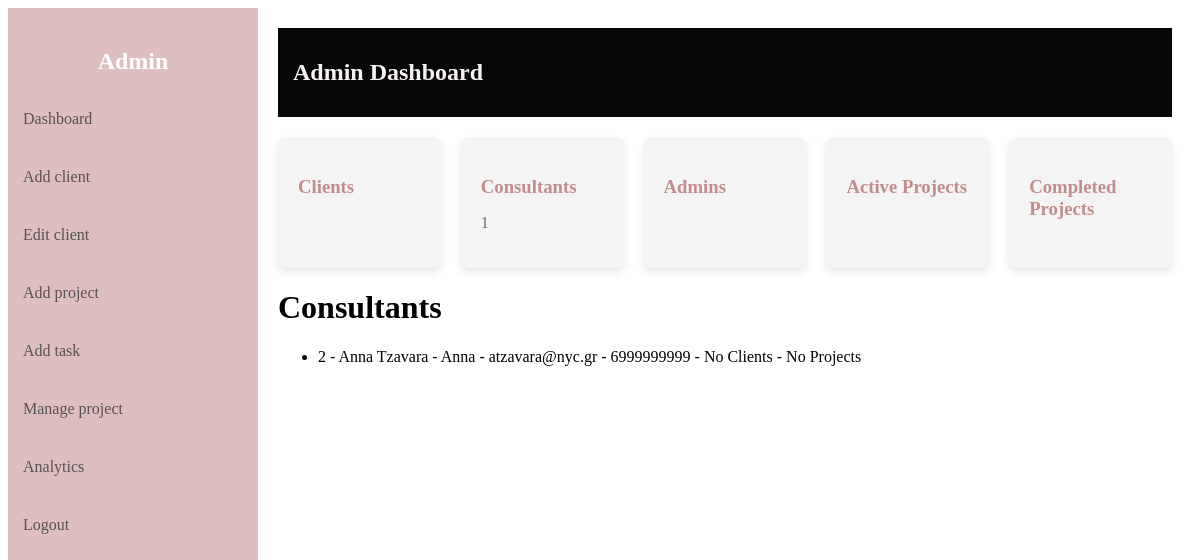
The page /consultants/list (signed in) on the database as committed earlier.
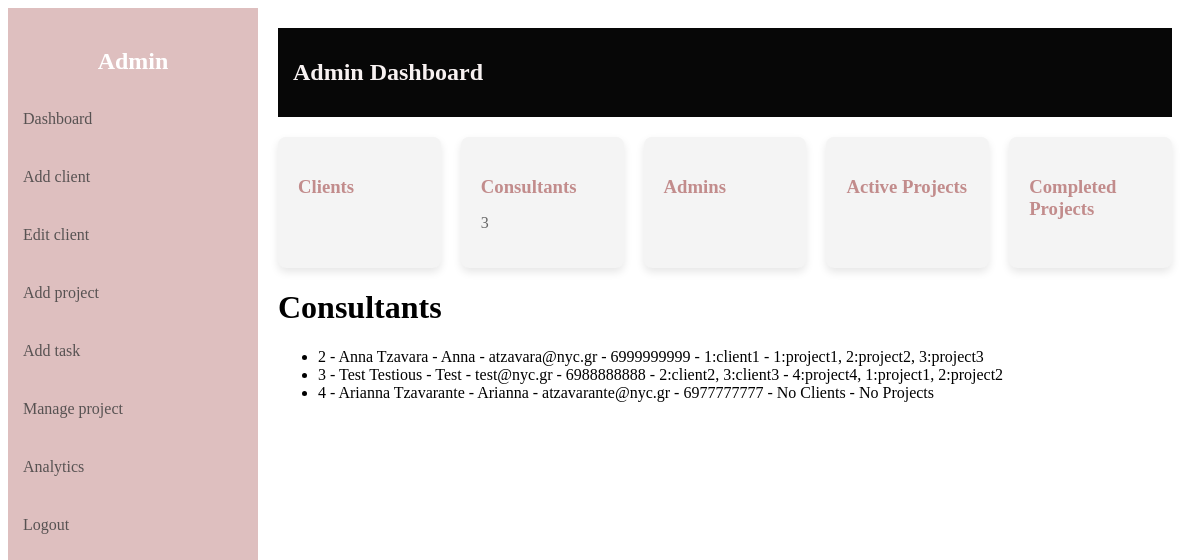
The same page on the database as committed later.
### server.py (models this page shows)
class User(UserMixin, db.Model):
    id = db.Column(db.Integer, primary_key=True)
    fullname = db.Column(db.String(150), nullable=False)
    username = db.Column(db.String(80), unique=True, nullable=False)
    email = db.Column(db.String(120), unique=True, nullable=False)
    phone = db.Column(db.String(10), unique=True, nullable=False)
    password = db.Column(db.String(200), nullable=False)
    role = db.Column(db.String(20), nullable=False, default='consultant')
    clients = db.relationship('Client', back_populates='consultant')
    projects = db.relationship('Project', secondary=project_consultants, back_populates='consultants')
    tasks = db.relationship('Task', back_populates='consultant')

class Client(db.Model):
    id = db.Column(db.Integer, primary_key=True)
    name = db.Column(db.String(150), nullable=False)
    email = db.Column(db.String(120), unique=True, nullable=False)
    phone = db.Column(db.String(10), unique=True, nullable=False)
    address = db.Column(db.String(200), nullable=False)
    ssn = db.Column(db.String(11), unique=True, nullable=False)
    postalcode = db.Column(db.String(10), nullable=False)
    notes = db.Column(db.String(500), nullable=True)
    consultant_id = db.Column(db.Integer, db.ForeignKey('user.id'), nullable=True)
    consultant = db.relationship('User', back_populates='clients')
    projects = db.relationship('Project', back_populates='client')

class Project(db.Model):
    id = db.Column(db.Integer, primary_key=True)
    name = db.Column(db.String(150), nullable=False)
    client_id = db.Column(db.Integer, db.ForeignKey('client.id'), nullable=False)
    deadline = db.Column(db.Date, nullable=True)
    description = db.Column(db.String(500), nullable=True)
    status = db.Column(db.String(20), default="To Do", nullable=False)
    consultants = db.relationship('User', secondary=project_consultants, back_populates='projects')
    client = db.relationship('Client', back_populates='projects')
    tasks = db.relationship('Task', back_populates='project')
    __table_args__ = (
        CheckConstraint("status IN ('To Do', 'In Progress', 'Completed')", name="check_project_status"),
    )

### server.py (the view)
@app.route("/consultants/list")
@login_required
def consultants_list():
    if current_user.role != 'admin':
        return "Unauthorized", 403
    all_consultants = User.query.filter_by(role='consultant').all()
    total_consultants = User.query.filter_by(role='consultant').count()
    return render_template('consultants_list.html', consultants=all_consultants, total_consultants=total_consultants)

### server.py (called while the page is built)
@login_manager.user_loader
def load_user(user_id):
    return User.query.get(int(user_id))

### templates/consultants_list.html (shortened to what this page needs)
{% extends 'dashboard.html' %}
{% block content %}
    <h1>Consultants</h1>
    <ul>
        {% for consultant in consultants %}
        <li>
            {{ consultant.id }} -
            {{ consultant.fullname }} -
            {{ consultant.username }} -
            {{ consultant.email }} -
            {{ consultant.phone }} -
            {% if consultant.clients %}
                {% for client in consultant.clients%}{{ client.id }}:{{ client.name }}{% if not loop.last %}, {% endif %}{% endfor %}
            {% else %}
                No Clients
            {% endif %} -
            {% if consultant.projects %}
                {% for project in consultant.projects%}{{ project.id }}:{{ project.name }}{% if not loop.last %}, {% endif %}{% endfor %}
            {% else %}
                No Projects
            {% endif %}
        </li>
        {% else %}
        <li>No Consultants available.</li>
        {% endfor %}
    </ul>
{% endblock %}

Rows that differ between the two databases and show on the page:
changed User "Anna Tzavara": gains Client (id "1", name "client1"); no longer shows "No Clients No Projects"
added Project: id "1", name "project1"
added Project: id "2", name "project2"
added Project: id "3", name "project3", shown under User "Anna Tzavara"
added User: id "3", fullname "Test Testious", username "Test", email "test@nyc.gr", phone "6988888888"
now on this page (row edited): Client: id "2", name "client2", shown under "3"
added Client: id "3", name "client3"
added Project: id "4", name "project4", shown under "3"
added User: id "4", fullname "Arianna Tzavarante", username "Arianna", email "atzavarante@nyc.gr", phone "6977777777", shows "No Clients", shows "No Projects"
Other text that changed with them:
{{ total_consultants }}: "1" → "3"
